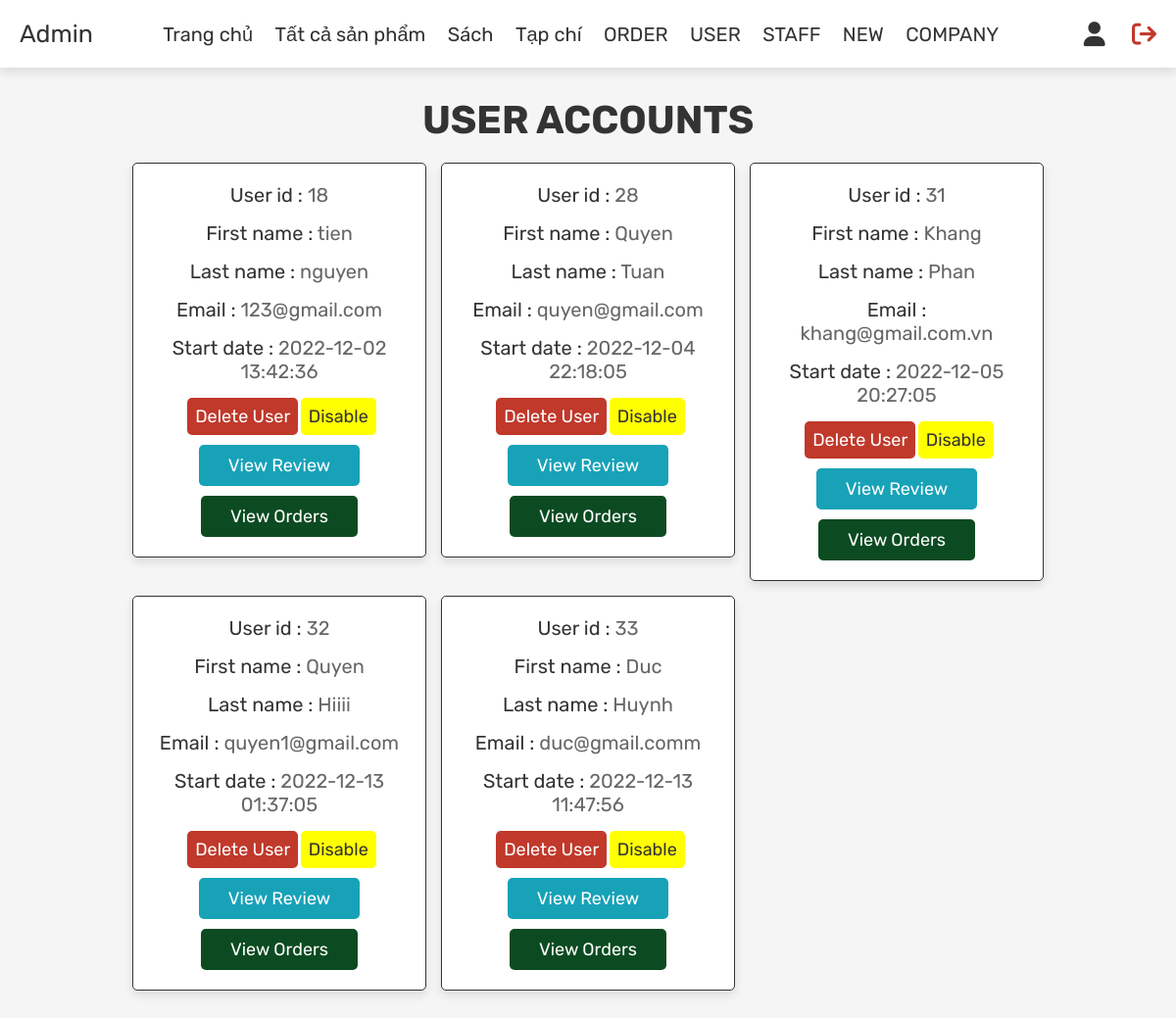
/admin_users.php (signed in), run on the app's committed database.
### tables this page shows
CREATE TABLE `account` (
  `Account_ID` int(11) NOT NULL,
  `FName` varchar(255) NOT NULL,
  `LName` varchar(255) NOT NULL,
  `TelephoneNum` varchar(15) DEFAULT NULL,
  `Start_date` datetime DEFAULT current_timestamp(),
  `Address` varchar(255) DEFAULT NULL,
  `Email` varchar(255) NOT NULL,
  `Password` varchar(255) NOT NULL,
  `ROLE_NO` int(11) NOT NULL,
  `Deleted` int(11) DEFAULT 0,
  `Image` varchar(500) DEFAULT NULL
);

### admin_users.php (the view, shortened to what this page needs)
<?php
include 'config.php';
?>
<!DOCTYPE html>
<html lang="en">
<head>
   <link rel="stylesheet" href="https://cdnjs.cloudflare.com/ajax/libs/font-awesome/6.0.0/css/all.min.css">
   <link rel="stylesheet" href="css/admin_style.css">
</head>
<body>
<?php include 'admin_header.php'; ?>
<section class="users">
   <h1 class="title"> user accounts </h1>
   <div class="box-container">
      <?php
         $select_users = mysqli_query($conn, "SELECT * FROM `Account` WHERE ROLE_NO='4'") or die('query failed');
         while($fetch_users = mysqli_fetch_assoc($select_users)){
      ?>
      <div class="box">
         <p> User id : <span><?php echo $fetch_users['Account_ID']; ?></span> </p>
         <p> First name : <span><?php echo $fetch_users['FName']; ?></span> </p>
         <p> Last name : <span><?php echo $fetch_users['LName']; ?></span> </p>
         <p> Email : <span><?php echo $fetch_users['Email']; ?></span> </p>
         <p> Start date : <span><?php echo $fetch_users['Start_date']; ?></span> </p>
         <a href="admin_users.php?delete=<?php echo $fetch_users['Account_ID']; ?>" onclick="return confirm('delete this user?');" class="delete-btn">delete user</a>
         <a  href="admin_users.php?disable=<?php echo $fetch_users['Account_ID']; ?>" onclick="return confirm('change stat this user?');" class="disable-btn"><?php if($fetch_users['Deleted']==0) {
            echo "Disable";
         }
         else {
            echo "Enable";
         }
       ?></a>
          <a href="admin_users_comment.php?id=<?php echo $fetch_users['Account_ID']; ?>" class="detail-btn">View review</a>
          <a href="admin_users_order.php?id=<?php echo $fetch_users['Account_ID']; ?>" class="order-btn">View orders</a>
         </div>
      <?php
         };
      ?>
   </div>
</section>
</body>
</html>

### css/admin_style.css (style rules this page uses)
:root { --purple:#8e44ad; --red:#c0392b; --orange:#f39c12; --black:#333; --white:#fff; --light-color:#666; --light-white:#ccc; --light-bg:#f5f5f5; --border:.1rem solid var(--black); --box-shadow:0 .5rem 1rem rgba(0,0,0,.1); --cart-icon: #0b1d30; }
* { font-family: 'Rubik', sans-serif; margin:0; padding:0; box-sizing: border-box; outline: none; border:none; text-decoration: none; transition:all .2s linear; }
html { font-size: 62.5%; overflow-x: hidden; }
body { background-color: var(--light-bg); }
section { padding:3rem 2rem; }
.title { text-align: center; margin-bottom: 2rem; text-transform: uppercase; color:var(--black); font-size: 4rem; }
.order-btn, .detail-btn, .btn, .option-btn, .delete-btn, .white-btn, .info_btn { display: inline-block; margin-top: 1rem; padding:1rem 3rem; cursor: pointer; color:var(--white); font-size: 1.8rem; border-radius: .5rem; text-transform: capitalize; }
.detail-btn { background-color: #17a2b8; }
.order-btn { background-color: #0c4b21; }
.delete-btn { background-color: var(--red); padding:8px; }
.users .box-container { display: grid; grid-template-columns: repeat(auto-fit, 30rem); justify-content: center; gap:1.5rem; max-width: 1200px; margin:0 auto; align-items: flex-start; }
.users .box-container .box { background-color: var(--white); padding:2rem; border:var(--border); box-shadow: var(--box-shadow); border-radius: .5rem; text-align: center; }
.users .box-container .box p { padding-bottom: 1.5rem; font-size: 2rem; color:var(--black); }
.users .box-container .box p span { color:var(--light-color); }
.users .box-container .box .delete-btn { margin-top: 0; margin-left: 5px; padding:8px; }
.users .box-container .box .disable-btn { margin-top: 0; padding:8px; }

### admin_users.php (style rules this page uses)
.disable-btn { display: inline-block; margin-top: 1rem; padding:1rem 3rem; cursor: pointer; color:var(--black); font-size: 1.8rem; border-radius: .5rem; text-transform: capitalize; background-color: yellow; }

### data on the page
account: Account_ID "18", FName "tien", LName "nguyen", Email "123@gmail.com", Start_date "2022-12-02 13:42:36", Deleted "Disable"
account: Account_ID "28", FName "Quyen", LName "Tuan", Email "quyen@gmail.com", Start_date "2022-12-04 22:18:05", Deleted "Disable"
account: Account_ID "31", FName "Khang", LName "Phan", Email "khang@gmail.com.vn", Start_date "2022-12-05 20:27:05", Deleted "Disable"
account: Account_ID "32", FName "Quyen", LName "Hiiii", Email "quyen1@gmail.com", Start_date "2022-12-13 01:37:05", Deleted "Disable"
account: Account_ID "33", FName "Duc", LName "Huynh", Email "duc@gmail.comm", Start_date "2022-12-13 11:47:56", Deleted "Disable"
